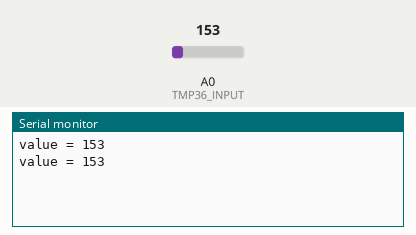
Simulated run of this sketch. Board: Arduino Uno, built with avr-gcc and run on an emulated ATmega328P. Parts: the last lines printed to the serial monitor. The test bench sets the inputs (shaded band); at power-on: A0 (TMP36_INPUT) = 153.

Above: at 1.8 s.
1.9 s: A0 (TMP36_INPUT) set to 165
At 2.8 s:
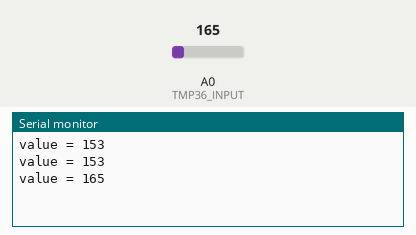
3.4 s: A0 (TMP36_INPUT) set to 175
At 4.8 s:
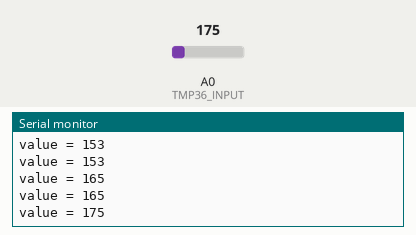
Timing chart, 0 to 6.4 s (numbered marks = the images above; inputs shaded):
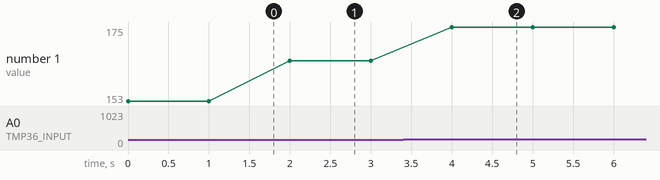

Measured:
- after the input at 1.9 s, the serial monitor: prints a new line after 0.10 s (image 1)
- after the input at 3.4 s, the serial monitor: prints a new line after 0.60 s (image 2)
- plotted number 1: 153 → 165 after the input at 1.9 s, 165 → 175 after the input at 3.4 s

The sketch:

AAnn_tmp36_cds_start.ino
```cpp
//
// AA00, TMP36 + CdS sensors
//

#define TMP36_INPUT 0
//

void setup() {
  Serial.begin(9600);
}

void loop() {
   //getting the voltage reading from the temperature sensor
  int value = analogRead(TMP36_INPUT);
  Serial.print("value = ");
  Serial.println(value);
//  Serial.print(" : ");

   // converting that reading to voltage
//   float voltage = value * 5.0 * 1000;  // in mV
//   voltage /= 1023.0;

   // print out the voltage
//   Serial.print(voltage);
//   Serial.print(" mV, ");

   // now print out the temperature
//   float temperatureC = (voltage - 500) / 10 ;
//   Serial.print(temperatureC);
//   Serial.println(" degrees C");

  delay(1000);
}

//Voltage to Lux
double luminosity (int RawADC0){
  double Vout=RawADC0*5.0/1023.0;  // 5/1023 (Vin = 5 V)
  double lux=(2500/Vout-500)/10;
  // lux = 500 / Rldr, Vout = Ildr*Rldr = (5/(10 + Rldr))*Rldr
  return lux;
}
```
